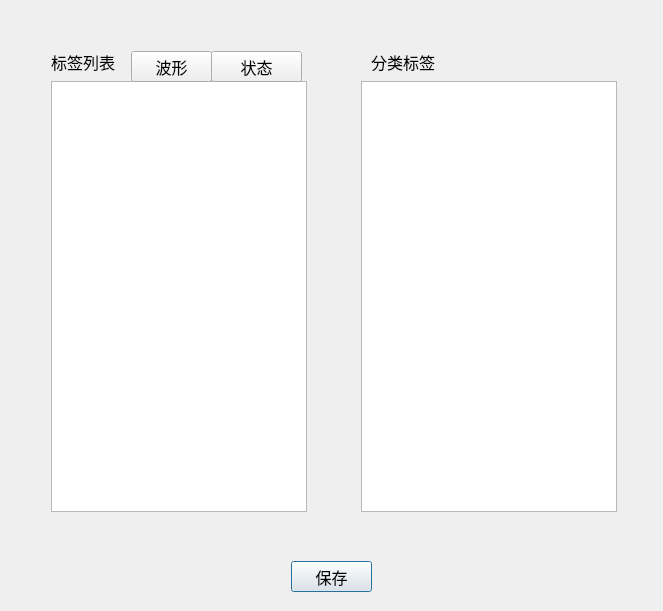
<?xml version="1.0" encoding="UTF-8"?>
<ui version="4.0">
 <class>label_select</class>
 <widget class="QDialog" name="label_select">
  <property name="geometry">
   <rect>
    <x>0</x>
    <y>0</y>
    <width>663</width>
    <height>611</height>
   </rect>
  </property>
  <property name="windowTitle">
   <string>Dialog</string>
  </property>
  <layout class="QVBoxLayout" name="verticalLayout">
   <item>
    <widget class="QWidget" name="widget" native="true">
     <widget class="QPushButton" name="pushButton_save">
      <property name="geometry">
       <rect>
        <x>280</x>
        <y>550</y>
        <width>81</width>
        <height>31</height>
       </rect>
      </property>
      <property name="font">
       <font>
        <pointsize>12</pointsize>
       </font>
      </property>
      <property name="text">
       <string>保存</string>
      </property>
     </widget>
     <widget class="QLabel" name="label_3">
      <property name="geometry">
       <rect>
        <x>360</x>
        <y>40</y>
        <width>71</width>
        <height>21</height>
       </rect>
      </property>
      <property name="font">
       <font>
        <pointsize>12</pointsize>
       </font>
      </property>
      <property name="text">
       <string>分类标签</string>
      </property>
     </widget>
     <widget class="QListWidget" name="labelType_listWidget">
      <property name="geometry">
       <rect>
        <x>40</x>
        <y>70</y>
        <width>256</width>
        <height>431</height>
       </rect>
      </property>
     </widget>
     <widget class="QListWidget" name="selected_listWidget">
      <property name="geometry">
       <rect>
        <x>350</x>
        <y>70</y>
        <width>256</width>
        <height>431</height>
       </rect>
      </property>
     </widget>
     <widget class="QPushButton" name="pushButton_wave">
      <property name="geometry">
       <rect>
        <x>120</x>
        <y>40</y>
        <width>81</width>
        <height>31</height>
       </rect>
      </property>
      <property name="font">
       <font>
        <pointsize>12</pointsize>
       </font>
      </property>
      <property name="text">
       <string>波形</string>
      </property>
     </widget>
     <widget class="QPushButton" name="pushButton_state">
      <property name="geometry">
       <rect>
        <x>200</x>
        <y>40</y>
        <width>91</width>
        <height>31</height>
       </rect>
      </property>
      <property name="font">
       <font>
        <pointsize>12</pointsize>
       </font>
      </property>
      <property name="text">
       <string>状态</string>
      </property>
     </widget>
     <widget class="QLabel" name="label_4">
      <property name="geometry">
       <rect>
        <x>40</x>
        <y>40</y>
        <width>71</width>
        <height>21</height>
       </rect>
      </property>
      <property name="font">
       <font>
        <pointsize>12</pointsize>
       </font>
      </property>
      <property name="text">
       <string>标签列表</string>
      </property>
     </widget>
    </widget>
   </item>
  </layout>
 </widget>
 <resources/>
 <connections/>
</ui>
